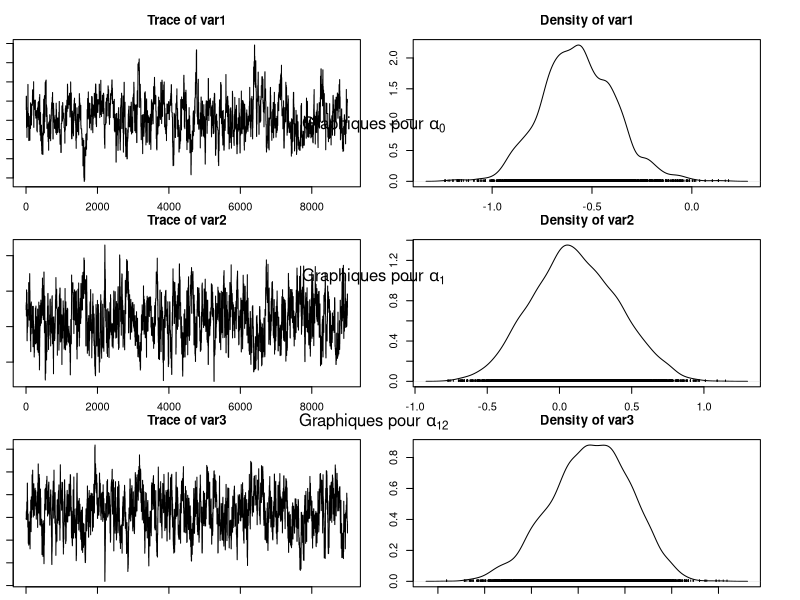
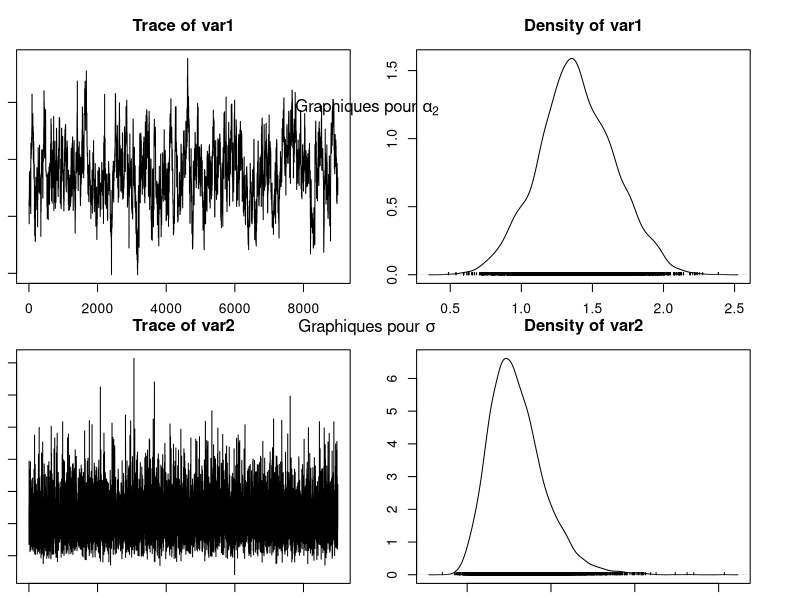

R code for these plots, in order:
## ---- chunk 1
# Notations changées par rapport au fichier seeds.data pour être en accord avec 
# la consigne donnée
"N" <- 21 
"r" <- c(10, 23, 23, 26, 17, 5, 53, 55, 32, 46, 10, 8, 10, 8, 23, 0, 3, 22, 15, 32, 3)
"n" <- c(39, 62, 81, 51, 39, 6, 74, 72, 51, 79, 13, 16, 30, 28, 45, 4, 12, 41, 30, 51, 7)
"x1" <- c(0, 0, 0, 0, 0, 0, 0, 0, 0, 0, 0, 1, 1, 1, 1, 1, 1, 1, 1, 1, 1)
"x2" <- c(0, 0, 0, 0, 0, 1, 1, 1, 1, 1, 1, 0, 0, 0, 0, 0, 1, 1, 1, 1, 1)

alpha0 <- 0
alpha1 <- 0
alpha2 <- 0
alpha12 <- 0
tau <- 10
b <- c(0, 0, 0, 0, 0, 0, 0, 0, 0, 0, 0, 0, 0, 0, 0, 0, 0, 0, 0, 0, 0)

seeds = function(nchain, N, r, n, x1, x2, alpha0, alpha1, alpha2, alpha12, tau, b, prop_sd){
  
  # Initialisation
  res = matrix(NA, nchain + 1, 5)
  res[1, ] = c(alpha0, alpha1, alpha12, alpha2, 1/sqrt(tau)) # le dernier terme vaut sigma

  p = plogis(alpha0 + alpha1 * x1 + alpha2 * x2 + alpha12 * x1 * x2 + b)
  
  res_b = matrix(NA, nchain + 1, N)
  res_b[1, ] = b
  
  acc_rates = rep(0, 4) # pour les 4 alpha
  
  for (i in 1:nchain){
    
    # Mise à jour de alpha0
    alpha0 = res[i, 1]
    prop = rnorm(1, alpha0, prop_sd[1]) # marche aléatoire simple
    prop_p = plogis(prop + alpha1 * x1 + alpha2 * x2 + alpha12 * x1 * x2 + b)
    
    top = - ((prop^2) / (2 * 1e6)) + sum(r * log(prop_p)) + sum((n-r) * log(1 - prop_p))
    bottom = - ((alpha0^2) / (2 * 1e6)) + sum(r * log(p)) + sum((n-r) * log(1 - p))
    acc_prob = exp(top - bottom) # Ratio des noyaux vaut 1 (symétrie du noyau)
    
    if (runif(1) < min(1, acc_prob)){
      alpha0 = prop
      p = prop_p
      acc_rates[1] = acc_rates[1] + 1
    }
    
    # Mise à jour de alpha1
    alpha1 = res[i, 2]
    prop = rnorm(1, alpha1, prop_sd[2]) # marche aléatoire simple
    prop_p = plogis(alpha0 + prop * x1 + alpha2 * x2 + alpha12 * x1 * x2 + b)
    
    top = - ((prop^2) / (2 * 1e6)) + sum(r * log(prop_p)) + sum((n-r) * log(1 - prop_p))
    bottom = - ((alpha1^2) / (2 * 1e6)) + sum(r * log(p)) + sum((n-r) * log(1 - p))
    acc_prob = exp(top - bottom) # Ratio des noyaux vaut 1 (symétrie du noyau)
    
    if (runif(1) < min(1, acc_prob)){
      alpha1 = prop
      p = prop_p
      acc_rates[2] = acc_rates[2] + 1
    }

    # Mise à jour de alpha12
    alpha12 = res[i, 3]
    prop = rnorm(1, alpha12, prop_sd[3]) # marche aléatoire simple
    prop_p = plogis(alpha0 + alpha1 * x1 + alpha2 * x2 + prop * x1 * x2 + b)
    
    top = - ((prop^2) / (2 * 1e6)) + sum(r * log(prop_p)) + sum((n-r) * log(1 - prop_p))
    bottom = - ((alpha12^2) / (2 * 1e6)) + sum(r * log(p)) + sum((n-r) * log(1 - p))
    acc_prob = exp(top - bottom) # Ratio des noyaux vaut 1 (symétrie du noyau)
    
    if (runif(1) < min(1, acc_prob)){
      alpha12 = prop
      p = prop_p
      acc_rates[3] = acc_rates[3] + 1
    }
    
    # Mise à jour de alpha2
    alpha2 = res[i, 4]
    prop = rnorm(1, alpha2, prop_sd[4]) # marche aléatoire simple
    prop_p = plogis(alpha0 + alpha1 * x1 + prop * x2 + alpha12 * x1 * x2 + b)
    
    top = - ((prop^2) / (2 * 1e6)) + sum(r * log(prop_p)) + sum((n-r) * log(1 - prop_p))
    bottom = - ((alpha2^2) / (2 * 1e6)) + sum(r * log(p)) + sum((n-r) * log(1 - p))
    acc_prob = exp(top - bottom) # Ratio des noyaux vaut 1 (symétrie du noyau)
    
    if (runif(1) < min(1, acc_prob)){
      alpha2 = prop
      p = prop_p
      acc_rates[4] = acc_rates[4] + 1
    }
    
    # Mise à jour de tau
    tau = rgamma(1, shape = 10e-3 + N / 2, scale = 1e-3 + 0.5 * sum(b^2))

    # Mise à jour de b
    for (j in 1:N){
      prop = rnorm(1, b[j], prop_sd[5])
      prop_p_j = plogis(alpha0 + alpha1 * x1[j] + alpha2 * x2[j] + alpha12 * x1[j] * x2[j] + prop)
      
      top = - (prop^2 * tau / 2) + r[j] * log(prop_p_j) + (n[j] - r[j]) * log(1 - prop_p_j)
      bottom = - (b[j]^2 * tau / 2) + r[j] * log(p[j]) + (n[j] - r[j]) * log(1 - p[j])
      acc_prob = exp(top - bottom)
      
      if (runif(1) < min(1, acc_prob)){
        b[j] = prop
        p[j] = prop_p_j
      }
    }
    
    # Mise à jour de la chaine de Markov et de b
    res[i+1, ] = c(alpha0, alpha1, alpha12, alpha2, 1/sqrt(tau))
    res_b[i+1, ] = b
  }
  
  my_list <- list("chain" = res, "b_chain" = res_b, "acc_rates" = acc_rates)
  return(my_list)
}

resultat = seeds(1e4, N, r, n, x1, x2, alpha0, alpha1, alpha2, alpha12, tau, b, prop_sd = c(0.3, 0.3, 0.3, 0.3, 0.3)) # prop_sd choisi pour avoir une allure de chaîne cohérente

resultat_chain = resultat$chain[1001:nrow(resultat$chain), ] # on enlève les 1000 premiers (burnin)

moychain = colMeans(resultat_chain) # moyenne
sdchain = apply(resultat_chain, 2, sd) # écart type

cat("alpha_0 est estimé à", moychain[1], "avec un écart-type de", sdchain[1], "\n")
cat("alpha_1 est estimé à", moychain[2], "avec un écart-type de", sdchain[2], "\n")
cat("alpha_12 est estimé à", moychain[3], "avec un écart-type de", sdchain[3], "\n")
cat("alpha_2 est estimé à", moychain[4], "avec un écart-type de", sdchain[4], "\n")
cat("sigma est estimé à", moychain[5], "avec un écart-type de", sdchain[5], "\n")

library(coda)
par(ask = FALSE, mfrow = c(3, 1), mar = c(1, 1, 3, 3)) # Configure la disposition des graphiques 

# Tracer les 3 premiers graphiques des chaînes de Markov
plot(mcmc(resultat_chain[,1:3]))

mtext(expression("Graphiques pour " * alpha[0]), side = 3, line = 23)
mtext(expression("Graphiques pour " * alpha[1]), side = 3, line = 11.5)
mtext(expression("Graphiques pour " * alpha[12]), side = 3, line = 0.5)

par(mfrow = c(2, 1)) # Configure la disposition des graphiques 

# Tracer les 2 derniers graphiques des chaînes de Markov
plot(mcmc(resultat_chain)[,4:5])

mtext(expression("Graphiques pour " * alpha[2]), side = 3, line = 12)
mtext(expression("Graphiques pour " * sigma), side = 3, line = 1)
